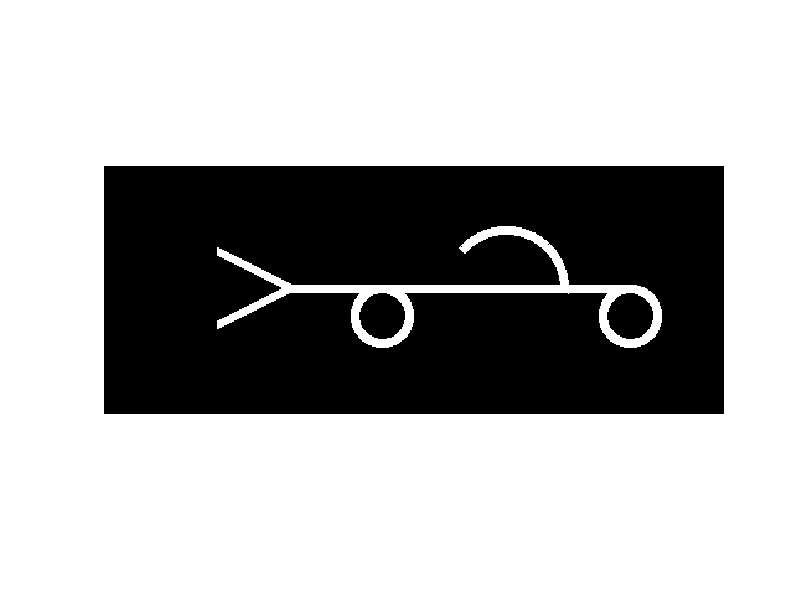

MATLAB code to generate this figure:
clc;
clear;
close all;

namePic=zeros(200,500,'uint8');

for i=150 : 425
    for j=97 : 103
        namePic(j,i)=255;     
    end
end

y=122;
x=425;
for j=19:25
for i=1 : 0.01: 8
    ci=  round((j*cos(i))+y);
    si= round((j*sin(i))+x);
    namePic(ci,si)=255;
end
end
    
y=122;
x=225;
for j=19: 25
for i=1 : 0.01: 8
    ci=  round((j*cos(i))+y);
    si= round((j*sin(i))+x);
    namePic(ci,si)=255;
end
end

y=100;
x=325;
for j=44:50
for i=1.5 : 0.01: 4
    ci=  round((j*cos(i))+y);
    si= round((j*sin(i))+x);
    namePic(ci,si)=255;
end
end
size=60;
start=[100-(size/2),60+(size/2)];
y=start(1);
for x =1 :(size/2)
          for j=-3:3
             namePic(start(1)+size-x+j,start(2)+2*x)=255;
             namePic(start(1)+size-x+j,start(2)+(2*x)+1)=255;
          
          
             namePic(y+j,start(2)+2*x)=255;
             namePic(y+j,start(2)+(2*x)+1)=255;
          end
          y=y+1;    
   
end

imshow(namePic);
